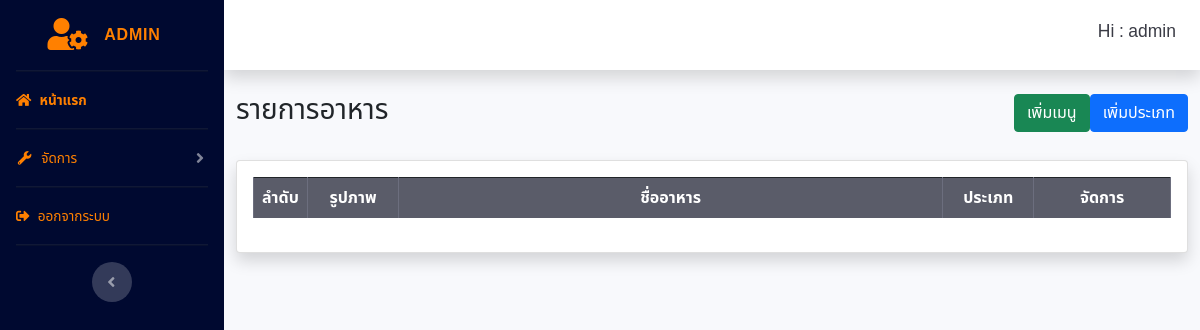
/food.php (signed in), run on an earlier commit of the app's database.
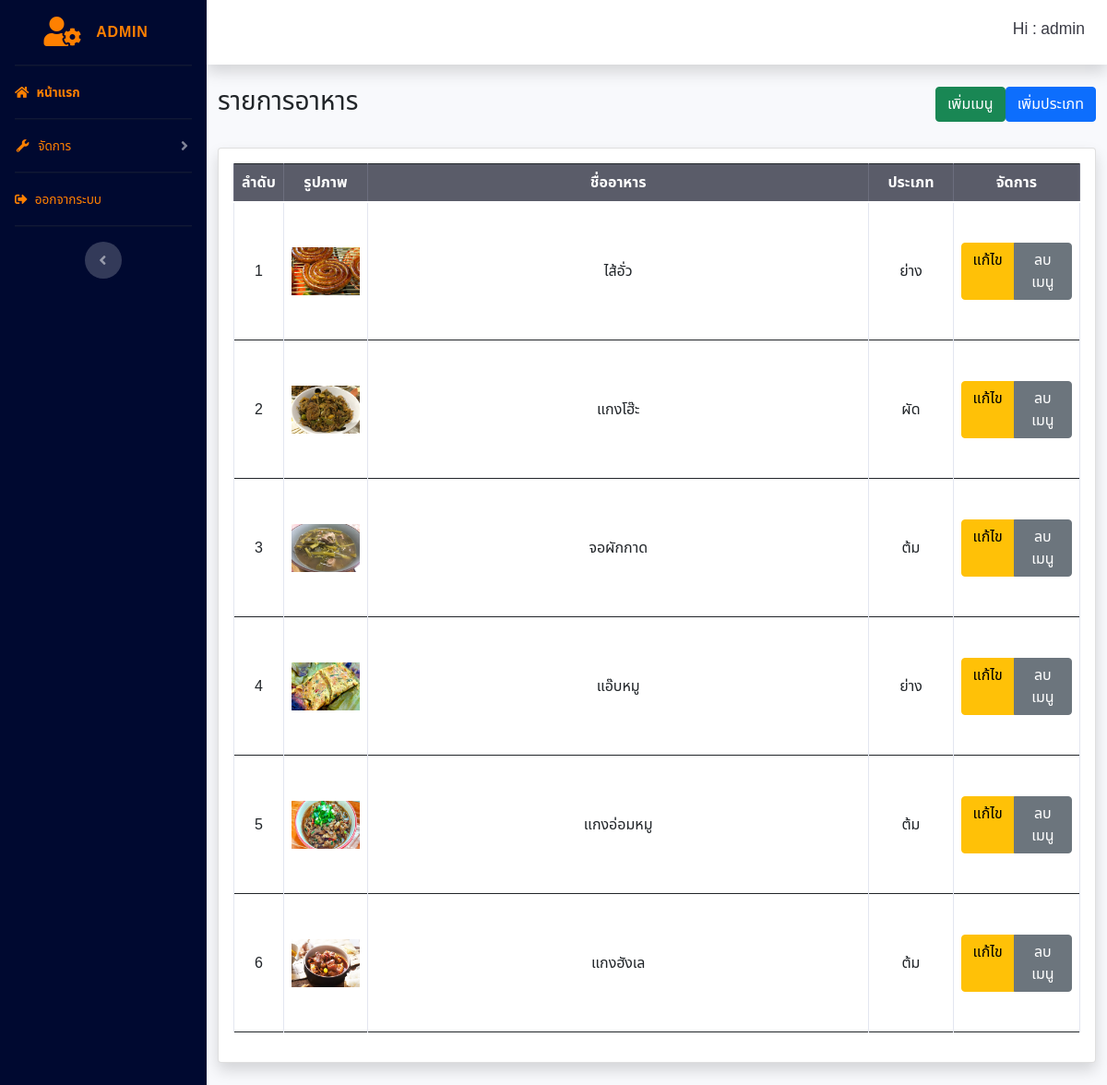
And on a later commit of the database.
### tables this page shows
CREATE TABLE `nf_admin` (
  `id` int(11) NOT NULL,
  `username` varchar(100) NOT NULL,
  `password` varchar(100) NOT NULL,
  `email` varchar(100) NOT NULL
);

CREATE TABLE `nf_food` (
  `food_id` int(11) NOT NULL,
  `food_name` varchar(100) NOT NULL,
  `food_desc` text NOT NULL,
  `food_img` text NOT NULL,
  `food_ingredients` text NOT NULL,
  `food_spices` text NOT NULL,
  `food_bg` text NOT NULL,
  `type_id` int(11) NOT NULL
);

CREATE TABLE `nf_type` (
  `type_id` int(11) NOT NULL,
  `type_name` varchar(50) NOT NULL
);

### admin_page/view/view_food.php (the view, shortened to what this page needs)
<div class="container-fluid">
<div class="row">
    <div class="col-6">
        <h1 class="h3 mb-2 text-gray">รายการอาหาร</h1>
    </div>
    <div class="col-6">
        <a style="float: right;" href="./add_type.php" class="btn btn-primary" >เพิ่มประเภท</a>
        <a style="float: right;" href="./add_food.php" class="btn btn-success" >เพิ่มเมนู</a>
    </div>
</div>
<br>
<div class="card shadow mb-4">
    <div class="card-body">
        <div class="table-responsive">
            <table class="table table-hover table-bordered" id="table_pagination_search_order" width="100%" cellspacing="0">
                <thead class="thead-dark">
                    <tr style="text-align: center;">
                        <th width="5%">ลำดับ</th>
                        <th width="10%">รูปภาพ</th>
                        <th width="60%">ชื่ออาหาร</th>
                        <th width="10%">ประเภท</th>
                        <th width="20%">จัดการ</th>
                    </tr>
                </thead>
                <tbody>
                    <?php
                        $row = 1;
                        $food = $db->prepare('SELECT * from nf_food JOIN nf_type ON nf_food.type_id = nf_type.type_id');
                        $food->execute();
                        while ($data = $food->fetch(PDO::FETCH_ASSOC)){
                    ?>
                            <tr height="150px" style="text-align: center;">
                                <td class="align-middle"><?php echo $row; ?></td>
                                <td class="align-middle"><img src="upload/food/img/<?php echo $data['food_img']; ?>" width="100%" height="100%" alt=""></td>
                                <td class="align-middle"><?php echo $data["food_name"]; ?></td>
                                <td class="align-middle"><?php echo $data["type_name"]; ?></td>
                                <td class="align-middle">
                                    <div class="btn-group" role="group">
                                        <a href="edit_food.php?update_id=<?php echo $data['food_id']; ?>" class="btn btn-warning">แก้ไข</a>
                                        <button type="button" class="btn btn-secondary" data-toggle="modal" data-target="#myModal">ลบเมนู</button>
                                    </div>
                                </td>
                            </tr>
                    <?php
                        $row++;
                        }
                    ?>
                </tbody>
            </table>
        </div>
    </div>
</div>
</div>

### food.php (shortened to what this page needs)
<?php
    if ($_SESSION['admin_login'] == "") {
        header("location: signin.php");
    } else {
        require_once 'template_admin/head_template.php';
        require_once 'template_admin/slidebar_template.php';
        require_once 'template_admin/topbar_template.php';
        require_once 'admin_page/view/view_food.php';
        require_once 'template_admin/script_template.php';
    }
?>

### template_admin/head_template.php (shortened to what this page needs)
<!DOCTYPE html>
<html lang="en">
<head>
    <link href="./vendor/fontawesome-free/css/all.min.css?v=<?php echo time(); ?>" rel="stylesheet" type="text/css">
    <link href="./css/sb-admin-2.min.css?v=<?php echo time(); ?>" rel="stylesheet">
    <link href="./css/style.css?v=<?php echo time(); ?>" rel="stylesheet">
    <link href="./vendor/datatables/dataTables.bootstrap4.min.css?v=<?php echo time(); ?>" rel="stylesheet">
    <link href="https://cdn.jsdelivr.net/npm/bootstrap@5.0.2/dist/css/bootstrap.min.css" rel="stylesheet">
</head>

### template_admin/slidebar_template.php (shortened to what this page needs)
<body id="page-top">
    <div id="wrapper">
        <ul class="navbar-nav bg-slidebar sidebar sidebar-dark accordion" id="accordionSidebar">
            <a class="sidebar-brand d-flex align-items-center justify-content-center" href="admin.php">
                <div class="sidebar-brand-icon">
                    <i style="color: #FF8000;" class="fas fa-user-cog"></i>
                </div>
                <div style="color: #FF8000;" class="sidebar-brand-text mx-3">Admin</div>
            </a>
            <hr class="sidebar-divider my-0">
            <li class="nav-item active">
                <a style="color: #FF8000;" class="nav-link" href="admin.php">
                    <i style="color: #FF8000;" class="fas fa-home"></i>
                    <span>หน้าแรก</span></a>
            </li>
            <hr class="sidebar-divider my-0">
            <li class="nav-item">
                <a class="nav-link collapsed" href="#" data-toggle="collapse" data-target="#collapseUtilities" aria-expanded="true" aria-controls="collapseUtilities">
                    <i style="color: #FF8000;" class="fas fa-fw fa-wrench"></i>
                    <span style="color: #FF8000;">จัดการ</span>
                </a>
            </li>
            <hr class="sidebar-divider my-0">
            <li class="nav-item">
                <a class="nav-link" href="logout.php">
                    <i style="color: #FF8000;" class="fas fa-sign-out-alt"></i>
                    <span style="color: #FF8000;">ออกจากระบบ</span></a>
            </li>
            <hr class="sidebar-divider d-none d-md-block">
            <div class="text-center d-none d-md-inline">
                <button class="rounded-circle border-0" id="sidebarToggle"></button>
            </div>
        </ul>

### template_admin/topbar_template.php (shortened to what this page needs)
<?php
    include_once('./admin_page/model/connection.php');
    $id = $_SESSION['admin_login'];
    $select_stmt = $db->prepare("SELECT * FROM nf_admin WHERE id = :uid");
    $select_stmt->execute(array(':uid' => $id));
    $data = $select_stmt->fetch(PDO::FETCH_ASSOC);
    if (isset($_SESSION['admin_login'])) {
?>
<div id="content-wrapper" class="d-flex flex-column">
    <div id="content">
        <nav class="navbar navbar-expand navbar-light bg-white topbar mb-4 static-top shadow">
            <ul class="navbar-nav ml-auto">
                <li class="nav-item dropdown no-arrow">
                        <h5><span class="mr-2 d-none d-lg-inline text-gray-900 small">Hi : <?php echo $data['username']; } ?></span></h5>
                </li>
            </ul>
        </nav>

### template_admin/script_template.php (shortened to what this page needs)
</body>
</html>

### css/style.css (style rules this page uses)
* { font-family: 'Noto Sans Thai', sans-serif; }
.bg-slidebar { background-color: #000930; background-size: cover; }

What changed in the data, as far as the page shows it:
added nf_food: food_img (picture), food_name "ไส้อั่ว", type.type_name "ย่าง"
added nf_food: food_img (picture), food_name "แกงโฮ๊ะ", type.type_name "ผัด"
added nf_food: food_img (picture), food_name "จอผักกาด", type.type_name "ต้ม"
added nf_food: food_img (picture), food_name "แอ๊บหมู", type.type_name "ย่าง"
added nf_food: food_img (picture), food_name "แกงอ่อมหมู", type.type_name "ต้ม"
added nf_food: food_img (picture), food_name "แกงฮังเล", type.type_name "ต้ม"
